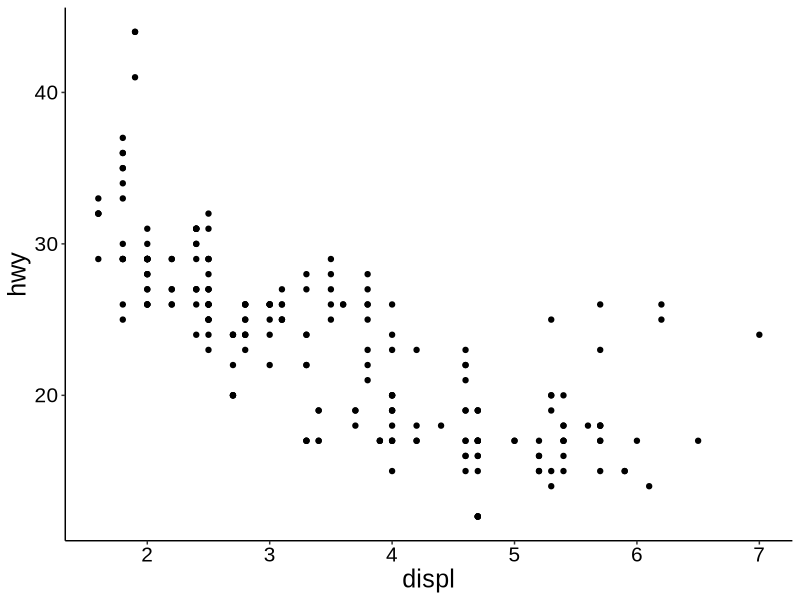

This figure's R source:
# theme/font sizes for figure in slide deck

library(ggplot2)
library(here)

plotTheme <- theme_classic() +
  theme(plot.title = element_text(size = 20),
        text = element_text(family = "Arial"),
        strip.text = element_text(size=18),  
        axis.text = element_text(color="black", size=15),  
        axis.title = element_text(size=18),  
        legend.position="bottom",  
        legend.text=element_text(size=15),  
        legend.title=element_text(size=18))  

plot = ggplot(data=mpg, aes(displ,hwy)) + geom_point() + plotTheme

ggsave(here("figures", "fig-1.png"), plot,height=1080, width=1920, units = "px")
